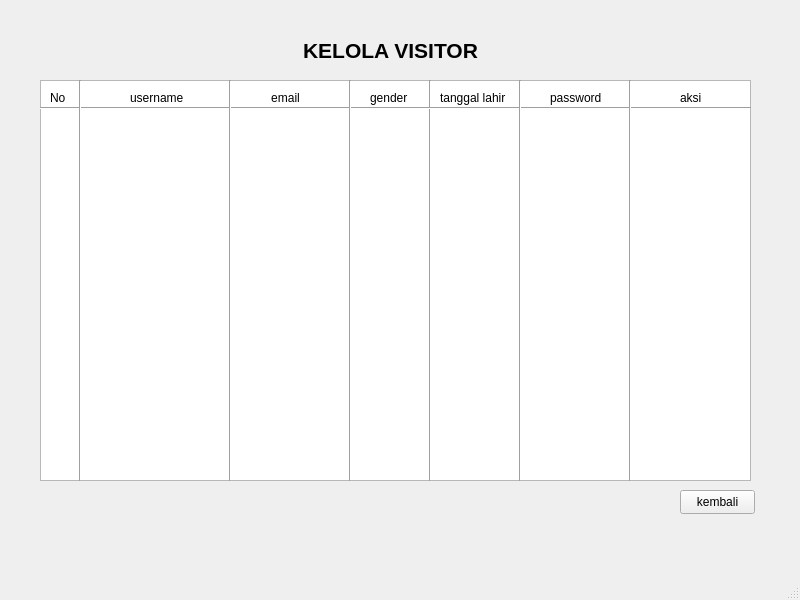
<?xml version="1.0" encoding="UTF-8"?>
<ui version="4.0">
 <class>MainWindow</class>
 <widget class="QMainWindow" name="MainWindow">
  <property name="geometry">
   <rect>
    <x>0</x>
    <y>0</y>
    <width>800</width>
    <height>600</height>
   </rect>
  </property>
  <property name="windowTitle">
   <string>MainWindow</string>
  </property>
  <widget class="QWidget" name="centralwidget">
   <widget class="QLabel" name="label_7">
    <property name="geometry">
     <rect>
      <x>530</x>
      <y>90</y>
      <width>41</width>
      <height>16</height>
     </rect>
    </property>
    <property name="text">
     <string>genre</string>
    </property>
   </widget>
   <widget class="QLabel" name="label_3">
    <property name="geometry">
     <rect>
      <x>290</x>
      <y>40</y>
      <width>201</width>
      <height>21</height>
     </rect>
    </property>
    <property name="font">
     <font>
      <pointsize>16</pointsize>
      <bold>true</bold>
     </font>
    </property>
    <property name="text">
     <string>KELOLA VISITOR</string>
    </property>
    <property name="alignment">
     <set>Qt::AlignmentFlag::AlignCenter</set>
    </property>
   </widget>
   <widget class="Line" name="line_2">
    <property name="geometry">
     <rect>
      <x>120</x>
      <y>80</y>
      <width>20</width>
      <height>401</height>
     </rect>
    </property>
    <property name="orientation">
     <enum>Qt::Orientation::Vertical</enum>
    </property>
   </widget>
   <widget class="QTableWidget" name="tableWidget">
    <property name="geometry">
     <rect>
      <x>40</x>
      <y>80</y>
      <width>711</width>
      <height>401</height>
     </rect>
    </property>
   </widget>
   <widget class="QLabel" name="label_4">
    <property name="geometry">
     <rect>
      <x>230</x>
      <y>90</y>
      <width>111</width>
      <height>16</height>
     </rect>
    </property>
    <property name="font">
     <font>
      <pointsize>9</pointsize>
      <bold>false</bold>
     </font>
    </property>
    <property name="text">
     <string>email</string>
    </property>
    <property name="alignment">
     <set>Qt::AlignmentFlag::AlignCenter</set>
    </property>
   </widget>
   <widget class="QLabel" name="label_5">
    <property name="geometry">
     <rect>
      <x>50</x>
      <y>90</y>
      <width>21</width>
      <height>16</height>
     </rect>
    </property>
    <property name="text">
     <string>No</string>
    </property>
   </widget>
   <widget class="QPushButton" name="pushButton">
    <property name="geometry">
     <rect>
      <x>680</x>
      <y>490</y>
      <width>75</width>
      <height>24</height>
     </rect>
    </property>
    <property name="text">
     <string>kembali</string>
    </property>
   </widget>
   <widget class="QLabel" name="label_2">
    <property name="geometry">
     <rect>
      <x>130</x>
      <y>90</y>
      <width>71</width>
      <height>16</height>
     </rect>
    </property>
    <property name="text">
     <string>username</string>
    </property>
   </widget>
   <widget class="QLabel" name="label_8">
    <property name="geometry">
     <rect>
      <x>550</x>
      <y>90</y>
      <width>51</width>
      <height>16</height>
     </rect>
    </property>
    <property name="text">
     <string>password</string>
    </property>
   </widget>
   <widget class="Line" name="line_5">
    <property name="geometry">
     <rect>
      <x>420</x>
      <y>80</y>
      <width>20</width>
      <height>401</height>
     </rect>
    </property>
    <property name="orientation">
     <enum>Qt::Orientation::Vertical</enum>
    </property>
   </widget>
   <widget class="Line" name="line">
    <property name="geometry">
     <rect>
      <x>40</x>
      <y>100</y>
      <width>711</width>
      <height>16</height>
     </rect>
    </property>
    <property name="orientation">
     <enum>Qt::Orientation::Horizontal</enum>
    </property>
   </widget>
   <widget class="Line" name="line_6">
    <property name="geometry">
     <rect>
      <x>510</x>
      <y>80</y>
      <width>20</width>
      <height>401</height>
     </rect>
    </property>
    <property name="orientation">
     <enum>Qt::Orientation::Vertical</enum>
    </property>
   </widget>
   <widget class="Line" name="line_4">
    <property name="geometry">
     <rect>
      <x>340</x>
      <y>80</y>
      <width>20</width>
      <height>401</height>
     </rect>
    </property>
    <property name="orientation">
     <enum>Qt::Orientation::Vertical</enum>
    </property>
   </widget>
   <widget class="QLabel" name="label_6">
    <property name="geometry">
     <rect>
      <x>370</x>
      <y>90</y>
      <width>41</width>
      <height>16</height>
     </rect>
    </property>
    <property name="text">
     <string>gender</string>
    </property>
   </widget>
   <widget class="Line" name="line_3">
    <property name="geometry">
     <rect>
      <x>220</x>
      <y>80</y>
      <width>20</width>
      <height>401</height>
     </rect>
    </property>
    <property name="orientation">
     <enum>Qt::Orientation::Vertical</enum>
    </property>
   </widget>
   <widget class="Line" name="line_7">
    <property name="geometry">
     <rect>
      <x>70</x>
      <y>80</y>
      <width>20</width>
      <height>401</height>
     </rect>
    </property>
    <property name="orientation">
     <enum>Qt::Orientation::Vertical</enum>
    </property>
   </widget>
   <widget class="QLabel" name="label_9">
    <property name="geometry">
     <rect>
      <x>440</x>
      <y>90</y>
      <width>71</width>
      <height>16</height>
     </rect>
    </property>
    <property name="text">
     <string>tanggal lahir</string>
    </property>
   </widget>
   <widget class="Line" name="line_8">
    <property name="geometry">
     <rect>
      <x>620</x>
      <y>80</y>
      <width>20</width>
      <height>401</height>
     </rect>
    </property>
    <property name="orientation">
     <enum>Qt::Orientation::Vertical</enum>
    </property>
   </widget>
   <widget class="QLabel" name="label_10">
    <property name="geometry">
     <rect>
      <x>680</x>
      <y>90</y>
      <width>51</width>
      <height>16</height>
     </rect>
    </property>
    <property name="text">
     <string>aksi</string>
    </property>
   </widget>
  </widget>
  <widget class="QMenuBar" name="menubar">
   <property name="geometry">
    <rect>
     <x>0</x>
     <y>0</y>
     <width>800</width>
     <height>22</height>
    </rect>
   </property>
  </widget>
  <widget class="QStatusBar" name="statusbar"/>
 </widget>
 <resources/>
 <connections/>
</ui>
